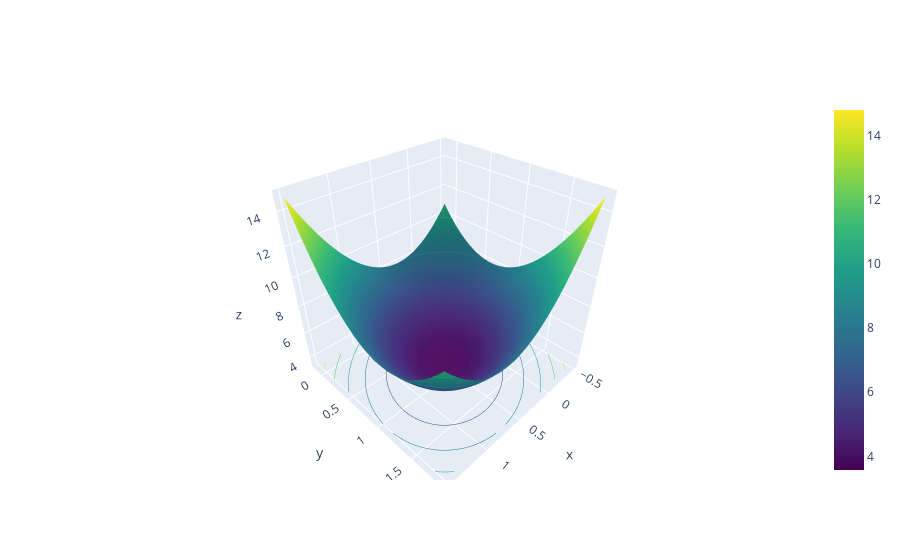

Source (notebook cell):
### Code cell
import plotly.graph_objects as go
import plotly.express as px
def plot_graph(scx,scy):
    
    x, y = np.linspace(x_star-scx, x_star+scx, 100), np.linspace(y_star-scy, y_star+scy, 100)
    xv,yv=np.meshgrid(x, y)
    fig = go.Figure(data=[go.Surface(z=L_star(xv,yv), x=x, y=y,colorscale='Viridis')])
    fig.update_traces(contours_z=dict(show=True, usecolormap=True, highlightcolor="limegreen", project_z=True))
    fig.show()

plot_graph(1,1)
